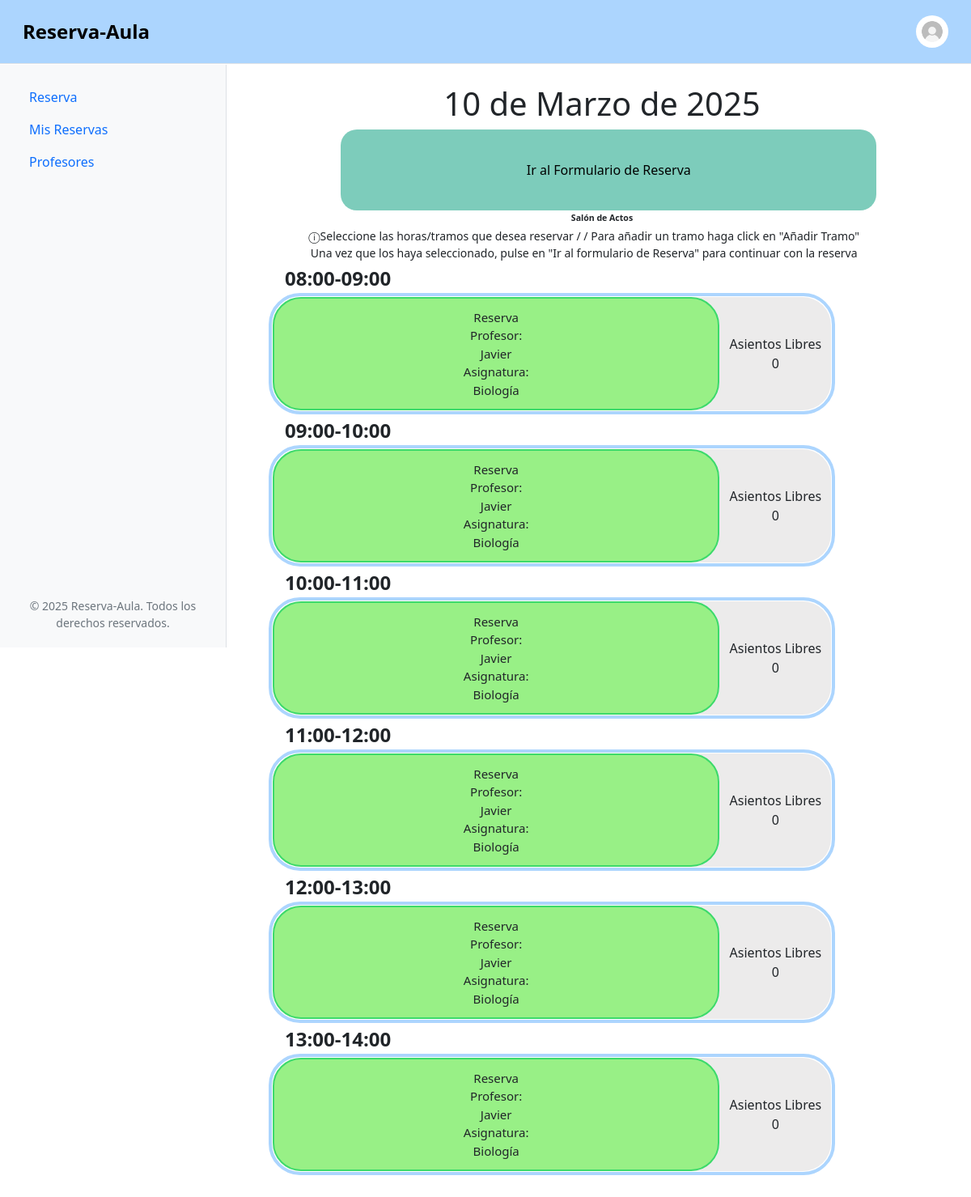
The app's page /tramo.php?date=2025-03-10 (signed in) with its own data.
### tables this page shows
CREATE TABLE Reservas (
    IdReserva INT AUTO_INCREMENT,
    Fecha DATE NOT NULL,
    NumAlumnos INT NOT NULL CHECK (NumAlumnos > 0),
    IdCurso INT NOT NULL,
    IdAsignatura INT NOT NULL,
    IdProfesor INT NOT NULL,
    PRIMARY KEY (IdReserva),
    FOREIGN KEY (IdCurso, IdAsignatura, IdProfesor) REFERENCES Profesor_Curso_Asignatura(IdCurso, IdAsignatura, IdProfesor) ON DELETE CASCADE
);

CREATE TABLE Profesores (
    IdProfesor INT AUTO_INCREMENT,
    Nombre VARCHAR(50) NOT NULL,
    Apellidos VARCHAR(50) NOT NULL,
    Email VARCHAR(50) UNIQUE NOT NULL,
    Passwd VARCHAR(255) NOT NULL,
    EsAdmin BOOLEAN NOT NULL DEFAULT FALSE,
    EsAlta BOOLEAN NOT NULL DEFAULT TRUE,
    ImgPerfilURL VARCHAR(255),
    PRIMARY KEY (IdProfesor)
);

CREATE TABLE Asignaturas (
    IdAsignatura INT AUTO_INCREMENT PRIMARY KEY,
    Nombre VARCHAR(50) NOT NULL
);

### src/tramo.php (the view, shortened to what this page needs)
<?php
    require_once './includes/header.php';
    if(isset($_GET["date"])){
        $fecha =  $_GET["date"];
        $tmpFecha = explode("-", $fecha);
        $fecha = implode("/", $tmpFecha);
        $today = date("Y-m-d", strtotime($fecha));
        $day = date("d", strtotime($fecha));
        $month = monthString(date("m", strtotime($fecha)));
        $year = date("o", strtotime($fecha));
        echo "<h1>".$day." de ".$month." de ".$year."</h1>";
?>
  <table class='tramo'><tr><th colspan='2'>Salón de Actos</th></tr>
  <tr><td class="hora"></td><td id="texto-explicativo">&#9432;Seleccione las horas/tramos que desea reservar / / Para añadir un tramo haga click en "Añadir Tramo"<br>Una vez que los haya seleccionado, pulse en "Ir al formulario de Reserva" para continuar con la reserva</td></tr>
<?php
        $horario = ["08:00-09:00", "09:00-10:00", "10:00-11:00", "11:00-12:00", "12:00-13:00", "13:00-14:00"];
        $plazas = [];
        for ($i=0; $i < count($horario); $i++) {
          echo getOccupation($horario[$i], $today, $db, $i+1, $plazas);
        }
    }else{
        header('location: reserva.php');
        exit();
    }
?>
<form action="form-reserva.php" class="tramos">
<button type="submit" id="btn-sticky">Ir al Formulario de Reserva</button>
</form>
<?php
  require_once './includes/footer.php';
  function monthString($monthNum){
    $monthText = "";
    switch ($monthNum){
      case 3:
        $monthText = "Marzo";
        break;
    }
    return $monthText;
  }
  function getOccupation($hora, $dia, $db, $index, &$plazas){
    $cadena = "<tr><td class='hora'>$hora";
    $groupBy = "";
    if($_SESSION["profesor"]["EsAdmin"] == 1){
      $groupBy = "group by Reserva_Tramos.IdReserva;";
    }else{
      $groupBy = "group by Reserva_Tramos.IdTramo;";
    }
    $query = "select Reservas.IdReserva, Reserva_Tramos.IdTramo, Reservas.Fecha, Tramos.Horario, sum(Reservas.NumAlumnos) As 'Alumnos', Profesores.Nombre AS 'profe',     Asignaturas.Nombre
                from Reservas
                right join Reserva_Tramos on Reservas.IdReserva = Reserva_Tramos.IdReserva
                inner join Tramos on Reserva_Tramos.IdTramo = Tramos.IdTramo
                inner join Profesores on Reservas.IdProfesor = Profesores.IdProfesor
                inner join Asignaturas on Reservas.IdAsignatura = Asignaturas.IdAsignatura
                where Reservas.Fecha = '$dia' AND
                Tramos.Horario = '$hora'
                $groupBy";
    $result = mysqli_query($db, $query);
    if(mysqli_num_rows($result) == 0){
      $cadena .="<td><div class='wrapper'><label for='tramo$index'><div class='nuevo'>&#10133;<br>Añadir Tramo</div><div class='remove-hover'>&#x2716;<br>Eliminar Tramo</div></label><div class='free'>Asientos Libres<br>100</div></div></td>";
      $plazas["tramo$index"] = 100;
    }else{
      $sumatoria = 0;
      $cadena .= "<td><div class='wrapper'>";
      if($_SESSION["profesor"]["EsAdmin"] == 1){
        while($registro = mysqli_fetch_assoc($result)){
          $cadena .= "<div class='reserva' style='width:$registro[Alumnos]%'>Reserva";
          $cadena .= "<b>Profesor: </b>";
          $cadena .= $registro["profe"]."<br>";
          $cadena .= "<b>Asignatura:</b> $registro[Nombre]";
          $sumatoria += $registro["Alumnos"];
          $cadena .= "</div>";
        }
      }
      if($sumatoria != 100){
        $cadena .= "<label for='tramo$index'><div class='nuevo'>&#10133;<br>Añadir Tramo</div><div class='remove-hover'>&#x2716;<br>Eliminar Tramo</div></label><div class='free'>Asientos Libres<br>".(100-$sumatoria)."</div></div></td>";
      }else{
        $cadena .= "<label for='tramo$index'></label><div class='free'>Asientos Libres<br>".(100-$sumatoria)."</div></div></td>";
      }
    }
    $cadena .= "</td></tr>";
    return $cadena;
  }
?>

### src/assets/css/calendar.css (style rules this page uses)
table { box-sizing: border-box; }
td, th { text-align: center; font-weight: bold; font-size: 24px; }
table { width: 100%; height: 100%; border-collapse: separate; }
th { min-width: 150px; }
h1 { text-align: center; }
table.tramo { height: 600px; width: 100%; }
table.tramo td { display: inline-block; border-radius: 39px; border: 4px solid rgb(172 213 254); width: 85%; height: 150px; }
table.tramo td.hora { border: none; display: inline; padding: 20px; vertical-align: middle; }
div.reserva { display: flex; flex-direction: column; justify-content: center; align-items: center; padding: 30px; height: 100%; min-width: 120px; font-weight: 300; font-size: 15px; border: 2px solid rgb(60, 218, 107); background-color: rgb(152, 240, 134); border-radius: 35px; }
div.free { min-width: 20%; height: 100%; border-radius: 35px; display: flex; justify-content: center; align-items: center; font-weight: 200; font-size: 16px; }
div.wrapper { border-radius: 35px; height: 100%; display: flex; flex-direction: row; justify-content: left; align-items: center; background-color: rgb(236, 235, 235); }
button#btn-sticky { border: none; background-color: rgb(125, 204, 187); border-radius: 20px; position: absolute; right: 45px; top: 63%; height: 100px; padding: 20px; }
td#texto-explicativo { border: none; height: auto; text-align: center; font-weight: 200; font-size: 14px; padding-left: 100px; }
@media (max-width : 1500px) { table { width: 100%; } }
@media (max-width : 1500px) { th { font-size: 66%; min-width: 50px; min-width: 20%; width: 20%; max-width: 20%; padding: 0px 4px; } }
@media (max-width : 1500px) { button#btn-sticky { display: block; position: relative; left: 1%; margin: 0 auto; width: 80%; } }
@media (max-width : 1500px) { td#texto-explicativo { padding-left: 0; } }

### records on screen
reservas: $registro[Alumnos] 100 (drawn), profesores.Nombre "Javier", asignaturas.Nombre "Biología"

### other values on screen
$day "10"
$month "Marzo"
$year "2025"
$hora "08:00-09:00"
100-$sumatoria "0"
$hora "09:00-10:00"
$hora "10:00-11:00"
$hora "11:00-12:00"
$hora "12:00-13:00"
$hora "13:00-14:00"
